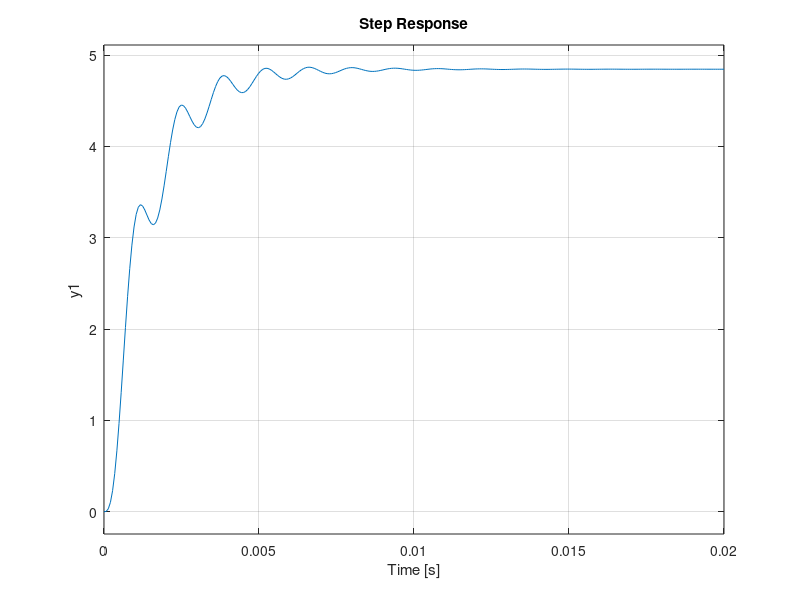

MATLAB code for this plot:
clc; clearvars; close all;

s = tf('s');

funcaoTensao = 180.0/(2.82*10^(-7)*s^2+0.00047*s+6.0);
realimentacao = 3.9/(3.9+15);

funcaoReal = funcaoTensao*realimentacao;

controlador = 124.1/s;

fechado = feedback(funcaoTensao*controlador,realimentacao);
step(fechado)

controladorD = c2d(controlador,1/50E3,'tustin');
[num, den] = tfdata(controladorD, 'v');
